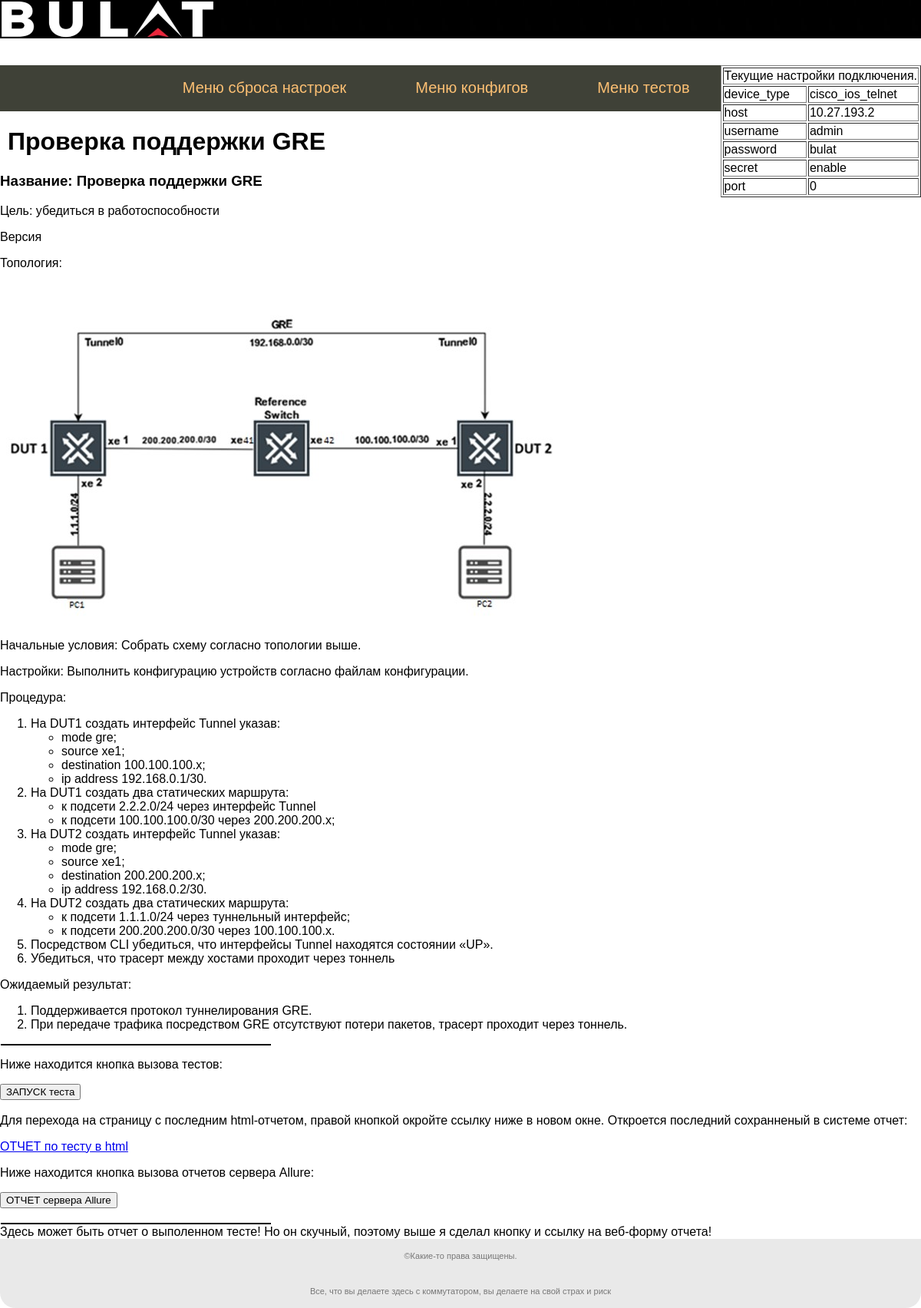
The page /1 on the database its author committed.
### tables this page shows
CREATE TABLE constants_trident (
id integer  PRIMARY KEY AUTOINCREMENT,
title text NOT NULL,
val integer NOT NULL,
url text
);

CREATE TABLE mainmenu (
id integer  PRIMARY KEY AUTOINCREMENT,
title text NOT NULL,
url text NOT NULL
);

CREATE TABLE posts (
id integer  PRIMARY KEY AUTOINCREMENT,
title text DEFAULT NULL,
schema blob DEFAULT NULL,
test_specification text DEFAULT NULL,
test_progress text DEFAULT NULL,
test_result text DEFAULT NULL
);

### app.py (the view, shortened to what this page needs)
@app.route("/<int:id_post>",methods = ['POST', 'GET'])
def get_test(id_post):
    id, schema, title, test_specification, test_progress,test_result = dbase.getPost(id_post)
    image_path=f'static/images/{id_post}.jpg'
    print(title)
    return render_template(
        f'Vtest-1.html',  # Реализовать вызов универсальных стр(переделать HTML)
        menu = dbase.getMainmenu(), secondmenu = dbase.getSecondmenu(),
        post=id,
        image_path=image_path,
        title=title,
        test_specification=test_specification,
        test_progress=test_progress,
        constants = dbase.getConstants_trident()
        )

### FDataBase.py (called while the page is built)
    def getMainmenu(self):
        sql = '''SELECT * FROM mainmenu'''
        try:
            self.__cur.execute(sql) #
            res = self.__cur.fetchall() # вычитываем все записи
            if res: return res
        except:
            print("Error read from DB")
        return[]

    def getSecondmenu(self):
        sql = '''SELECT * FROM secondmenu'''
        try:
            self.__cur.execute(sql) #
            res = self.__cur.fetchall() # вычитываем все записи
            if res: return res
        except:
            print("Error read from DB")
        return[]

    def getConstants_trident(self):
        sql = '''SELECT * FROM constants_trident'''
        try:
            self.__cur.execute(sql) #
            res = self.__cur.fetchall() # вычитываем все записи
            if res: return res
        except:
            print("Error read from DB")
        return res

    def getPost(self, postId):
        try:
            self.__cur.execute(f"SELECT id, schema, title, test_specification, test_progress,test_result FROM posts WHERE id = {postId}") #
            res = self.__cur.fetchone() # вычитываем  запис
            if res: return res
        except:
            print("Error read from DB")
        return False

### app.py (called while the page is built)
def connect_db():
    conn = sq.connect(app.config['DATABASE']) # методу коннект передаем путь к базе
    conn.row_factory = sq.Row  # представит записи из базы в виде словаря
    return conn

def get_db():
    if not hasattr(g,'link_db'):
        g.link_db = connect_db()
    return g.link_db

@app.before_request
def before_request():
    global dbase
    global db
    db = get_db()
    dbase = FDataBase(db)

### templates/Vtest-1.html (shortened to what this page needs)
{% extends 'base.html' %}
{% block content %}
{{ super() }}
<div>
<h3>Название: {{title}}</h3>
<p>Цель: убедиться в работоспособности</p>
<p>Версия </p>
    <div>
    <p>Топология:</p>
    <br><img src={{ image_path }} >
    </div>
    <p>Начальные условия:  Собрать схему согласно топологии выше.</p>
    <p>Настройки: Выполнить конфигурацию устройств согласно файлам конфигурации.</p>
    <p>Процедура:</p>
    <ol>
        <li>На DUT1 создать интерфейс Tunnel указав:
            <ul>
                <li>mode gre;</li>
                <li>source xe1;</li>
                <li>destination 100.100.100.x;</li>
                <li>ip address 192.168.0.1/30.</li>
            </ul>
        </li>
        <li>На DUT1 создать два статических маршрута:
            <ul>
                <li>к подсети 2.2.2.0/24 через интерфейс Tunnel</li>
                <li>к подсети 100.100.100.0/30 через 200.200.200.x;</li>
            </ul>
        </li>
        <li>На DUT2 создать интерфейс Tunnel указав:
            <ul>
                <li>mode gre;</li>
                <li>source xe1;</li>
                <li>destination 200.200.200.x;</li>
                <li>ip address 192.168.0.2/30.</li>
            </ul>
        </li>
        <li>На DUT2 создать два статических маршрута:
            <ul>
                <li>к подсети 1.1.1.0/24 через туннельный интерфейс;</li>
                <li>к подсети 200.200.200.0/30 через 100.100.100.x.</li>
            </ul>
        </li>
        <li>Посредством CLI убедиться, что интерфейсы Tunnel находятся состоянии «UP».</li>
        <li>Убедиться, что трасерт между хостами проходит через тоннель</li>
    </ol>
    <p>Ожидаемый результат:
        <ol>
        <li>Поддерживается протокол туннелирования GRE.</li>
        <li>При передаче трафика посредством GRE отсутствуют потери пакетов,
            трасерт проходит через тоннель.</li>
        </ol>
</div>
<hr>
<p>Ниже находится кнопка вызова тестов:
<form action="{{ url_for('get_test',id_post='1') }}" method="POST">
    <input type="submit" class="btn btn-dark" value="ЗАПУСК теста">
</form>
<br>
<div class="title">
    Для перехода на страницу с последним html-отчетом, правой кнопкой окройте ссылку ниже в новом окне.
    Откроется последний сохранненый в системе отчет: </div>
<p><a href="file:///home/ssw/Documents/switches/manage-app2/templates/BULAT_TEST_TRIDENT_GRE.html" target="_blank">ОТЧЕТ по тесту в html</a></li>
    <p>Ниже находится кнопка вызова отчетов сервера Allure:
<form action=" {{ url_for('get_test',id_post='999') }} " method="GET">
    <input type="submit" class="btn btn-dark" value="ОТЧЕТ сервера Allure">
</form>
<br>
<hr>
<div class="title"> Здесь может быть отчет о выполенном тесте!
Но он скучный, поэтому выше я сделал кнопку и ссылку на веб-форму отчета!
</div>
<br>
{% endblock %}

### templates/base.html (shortened to what this page needs)
<!DOCTYPE html>
<html>
<body>
<div class="wrapper">
    <div class="page">
        <head>
            <link type="text/css" href="{{ url_for('static', filename='css/styles.css')}}" rel="stylesheet" />
            <div id="toplayer">
                <img src="static/images/logo_bulat2.jpg" width="279" height="50" alt="Логотип сайта">
            </div>
        </head>
        {% block content -%}
            {%- block constants -%}
                <ul class="constants">
                    <table border="1" align="right">
                    <tr><td colspan=2> Текущие настройки подключения.</tr></td>
                        {% for m in constants -%}
                            <tr><td>{{m.title}}</td><td>{{m.val}}</td></tr>
                        {% endfor -%}
                    </table>
                </ul>
            {% endblock constants -%}
            <div class="mainmenu">
                {%- block mainmenu -%}
                    <ul class="mainmenu">
                        {% for m in menu -%}
                            <li><a href="{{m.url}}">{{m.title}} </a></li>
                        {% endfor -%}
                    </ul>
                {% endblock mainmenu -%}
            </div>
            <div class="content">
                {% if title -%}
                    <h1>{{title}}</h1>
                {% else -%}
                    <h1>Основные тесты коммутатора Trident</h1>
                {% endif -%}
            </div>
        {% endblock content-%}
    </div>
    <div class="footer">
        <p>&copy;Какие-то права защищены.</p>
        <br>
        <p>Все, что вы делаете здесь с коммутатором, вы делаете на свой страх и риск</p>
    </div>
</div>
</body>
</html>

### static/css/styles.css (style rules this page uses)
html, body { font-family: 'Arial'; margin: 0; padding 0; height: 100%; width: 100%; }
.wrapper { height: 100%; max-width: 1550px; margin: 0 auto; }
.page { min-height: 90%; padding-bottom: 90px; box-sizing: border-box; }
.footer { height: 90px; margin-top: -90px; box-sizing: border-box; background: rgba(204, 204, 204, .43); border-radius: 0 0 20px 20px; padding: 5px; color: #777; font-size: 11px; font-family: Verdana, Geneva, Tahoma, sans-serif; text-align: center; }
ul.mainmenu { list-style: none; background: #3F4137; height: 60px; margin: 0; padding: 0; color: #fdc073; font-size: 20px; overflow: hidden; }
ul.mainmenu li { float: right; margin: 18px 40px 0 50px; }
ul.mainmenu li a { color: #fdc073; text-decoration: none; }
hr { width: 350px; margin: 1px ; border: 1px solid black; text-align: left; }
div.content { margin: 10px; }

### templates/base.html (style rules this page uses)
#toplayer { background: url(static/images/fon_bulat2.jpg) repeat-x; height: 69px; }

### rows shown on the page
constants_trident: title "device_type", val "cisco_ios_telnet"
constants_trident: title "host", val "10.27.193.2"
constants_trident: title "username", val "admin"
constants_trident: title "password", val "bulat"
constants_trident: title "secret", val "enable"
constants_trident: title "port", val "0"
mainmenu: title "Меню тестов"
mainmenu: title "Меню конфигов"
mainmenu: title "Меню сброса настроек"
posts: title "Проверка поддержки GRE"
